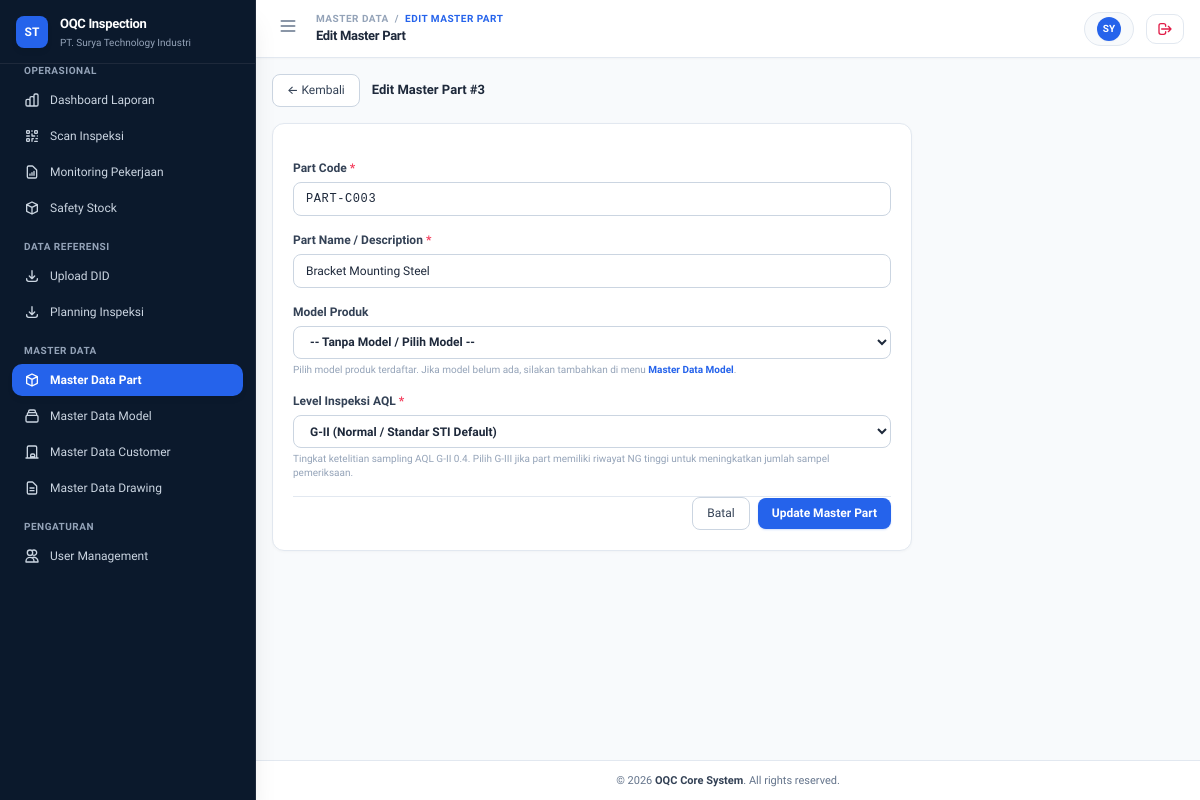
Page /modules/master_parts/edit.php?id=3 on the committed database.
### tables this page shows
CREATE TABLE `master_parts` (
  `id` BIGINT(20) UNSIGNED NOT NULL AUTO_INCREMENT,
  `part_code` VARCHAR(50) NOT NULL,
  `part_name` VARCHAR(255) NOT NULL,
  `model_id` BIGINT(20) UNSIGNED NULL,
  `aql_level` ENUM('G-I', 'G-II', 'G-III') NOT NULL DEFAULT 'G-II',
  `source` ENUM('manual', 'auto_generated') NOT NULL DEFAULT 'manual',
  `created_by` BIGINT(20) UNSIGNED NULL,
  `created_at` DATETIME DEFAULT CURRENT_TIMESTAMP,
  `updated_at` DATETIME DEFAULT CURRENT_TIMESTAMP ON UPDATE CURRENT_TIMESTAMP,
  PRIMARY KEY (`id`),
  UNIQUE KEY `uk_master_parts_code` (`part_code`),
  KEY `fk_parts_created_by` (`created_by`),
  KEY `fk_parts_model` (`model_id`),
  CONSTRAINT `fk_parts_created_by` FOREIGN KEY (`created_by`) REFERENCES `users` (`id`) ON DELETE SET NULL,
  CONSTRAINT `fk_parts_model` FOREIGN KEY (`model_id`) REFERENCES `master_models` (`id`) ON DELETE SET NULL
);

### config/helper.php (called while the page is built, shortened)
<?php
function base_url($path = '') {
    $cleanPath = ltrim($path, '/');
    return BASE_URL . ($cleanPath ? '/' . $cleanPath : '');
}

### modules/master_parts/edit.php (the view, shortened to what this page needs)
<?php
require_once __DIR__ . '/../../layouts/header.php';
require_once __DIR__ . '/../../layouts/sidebar.php';
$id = filter_input(INPUT_GET, 'id', FILTER_VALIDATE_INT);
$pdo = getDB();
$part = null;
if ($id && $pdo) {
    try {
        $stmt = $pdo->prepare("SELECT * FROM master_parts WHERE id = :id");
        $stmt->execute([':id' => $id]);
        $part = $stmt->fetch();
    } catch (PDOException $e) {
        $part = null;
    }
}
?>
<div id="main-content-wrapper" class="flex-1 md:pl-64 flex flex-col min-h-screen transition-all duration-300">
    <?php require_once __DIR__ . '/../../layouts/navbar.php'; ?>
    <main class="flex-1 p-4 md:p-6 space-y-4 max-w-2xl">
        <div class="flex items-center space-x-3 mb-2">
            <a href="<?= base_url('modules/master_parts/index.php') ?>" class="btn-secondary py-1 px-2.5 text-xs">
                &larr; Kembali
            </a>
            <h2 class="text-sm font-bold text-slate-800">Edit Master Part #<?= htmlspecialchars($part['id']) ?></h2>
        </div>
        <div class="card">
            <form action="<?= base_url('modules/master_parts/update.php') ?>" method="POST" class="space-y-4">
                <div>
                    <label for="part_code" class="form-label">Part Code <span class="text-rose-500">*</span></label>
                    <input type="text" id="part_code" name="part_code" value="<?= htmlspecialchars($part['part_code']) ?>" required class="form-input uppercase tracking-wider font-mono">
                </div>
                <div>
                    <label for="part_name" class="form-label">Part Name / Description <span class="text-rose-500">*</span></label>
                    <input type="text" id="part_name" name="part_name" value="<?= htmlspecialchars($part['part_name']) ?>" required class="form-input">
                </div>
                <div>
                    <label for="model_id" class="form-label">Model Produk</label>
                    <select id="model_id" name="model_id" class="form-input text-xs font-semibold">
                        <option value="">-- Tanpa Model / Pilih Model --</option>
                    </select>
                    <p class="text-[10px] text-slate-400 mt-1">
                        Pilih model produk terdaftar. Jika model belum ada, silakan tambahkan di menu <a href="<?= base_url('modules/master_models/create.php') ?>" class="text-blue-600 underline font-semibold" target="_blank">Master Data Model</a>.
                    </p>
                </div>
                <div>
                    <?php $currentAql = $part['aql_level'] ?? 'G-II'; ?>
                    <label for="aql_level" class="form-label">Level Inspeksi AQL <span class="text-rose-500">*</span></label>
                    <select id="aql_level" name="aql_level" required class="form-input text-xs font-semibold">
                        <option value="G-II" <?= ($currentAql === 'G-II') ? 'selected' : '' ?>>G-II (Normal / Standar STI Default)</option>
                    </select>
                    <p class="text-[10px] text-slate-400 mt-1">
                        Tingkat ketelitian sampling AQL G-II 0.4. Pilih G-III jika part memiliki riwayat NG tinggi untuk meningkatkan jumlah sampel pemeriksaan.
                    </p>
                </div>
                <div class="flex items-center justify-end space-x-2 pt-4 border-t border-slate-200">
                    <a href="<?= base_url('modules/master_parts/index.php') ?>" class="btn-secondary">Batal</a>
                    <button type="submit" class="btn-primary">Update Master Part</button>
                </div>
            </form>
        </div>
    </main>
<?php require_once __DIR__ . '/../../layouts/footer.php'; ?>

### rows in the picture
master_parts: id "3", part_code "PART-C003", part_name "Bracket Mounting Steel", aql_level "G-II (Normal / Standar STI Default)"

### other values in the picture
$breadcrumbCategory "MASTER DATA"
$pageTitle "EDIT MASTER PART"
$pageTitle "Edit Master Part"
$initials "SY"
APP_NAME "OQC Core System"
